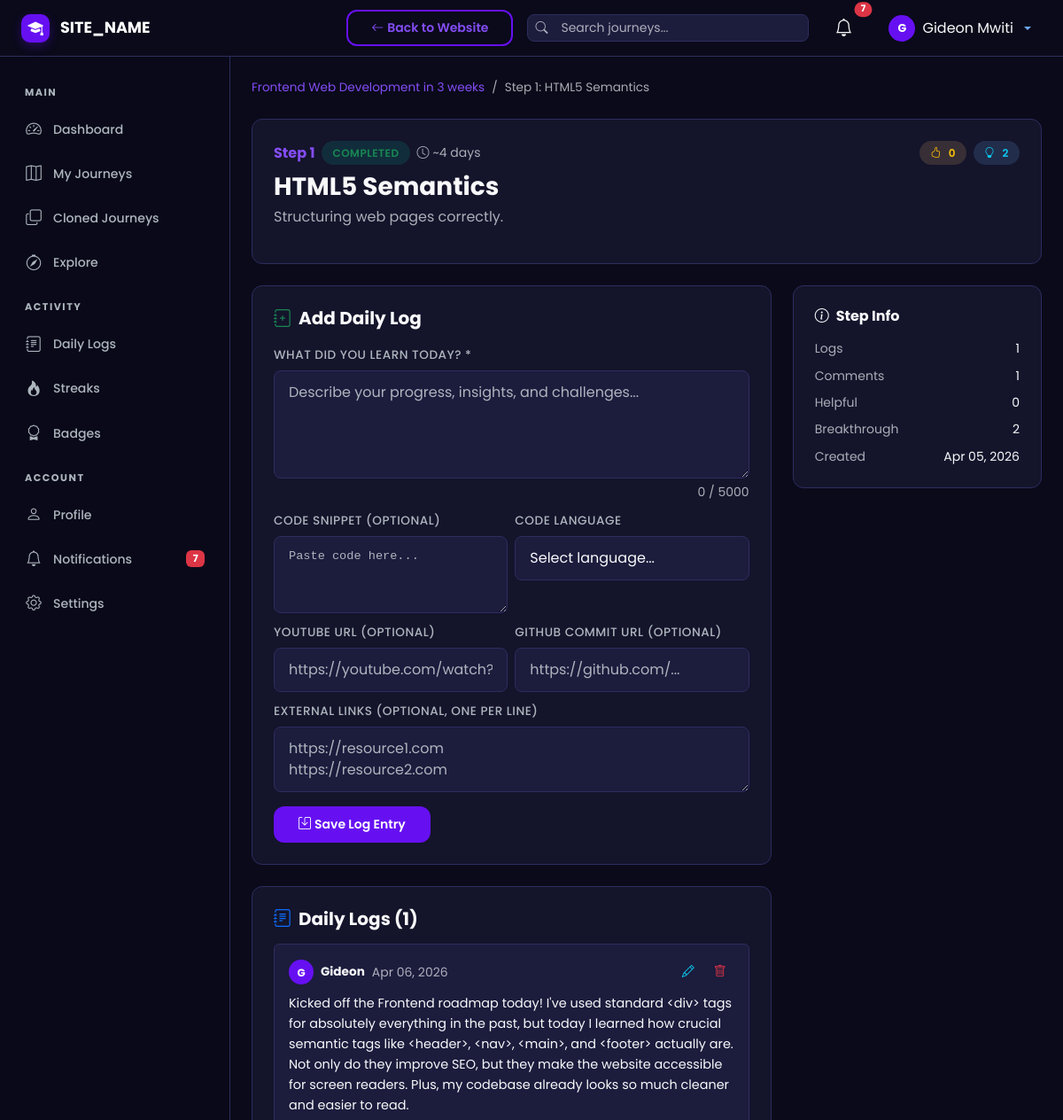
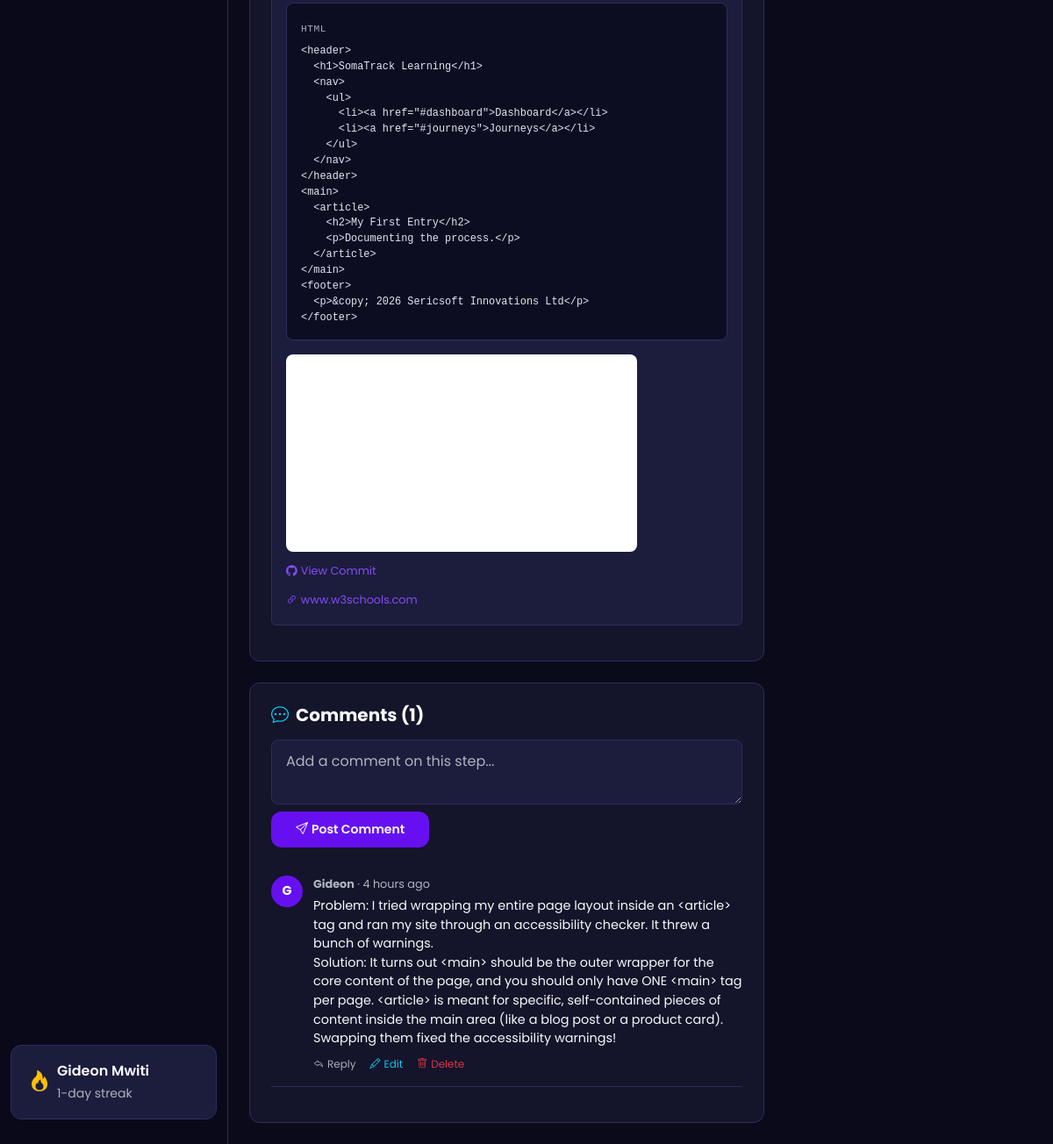
The page /journey/step.php?id=11 (signed in) on the database its author committed (2 pictures, top to bottom).
### tables this page shows
CREATE TABLE `steps` (
  `id` int UNSIGNED NOT NULL,
  `journey_id` int UNSIGNED NOT NULL,
  `step_number` int UNSIGNED NOT NULL,
  `title` varchar(255) NOT NULL,
  `description` text,
  `status` enum('pending','in_progress','completed') NOT NULL DEFAULT 'pending',
  `is_draft` tinyint(1) NOT NULL DEFAULT '0',
  `estimated_days` int UNSIGNED DEFAULT NULL,
  `created_at` datetime NOT NULL DEFAULT CURRENT_TIMESTAMP,
  `updated_at` datetime NOT NULL DEFAULT CURRENT_TIMESTAMP ON UPDATE CURRENT_TIMESTAMP
);

CREATE TABLE `journeys` (
  `id` int UNSIGNED NOT NULL,
  `user_id` int UNSIGNED NOT NULL,
  `title` varchar(255) NOT NULL,
  `slug` varchar(255) NOT NULL,
  `description` text,
  `category_id` int UNSIGNED DEFAULT NULL,
  `visibility` enum('public','private') NOT NULL DEFAULT 'public',
  `status` enum('active','completed','archived') NOT NULL DEFAULT 'active',
  `is_featured` tinyint(1) NOT NULL DEFAULT '0',
  `total_steps` int UNSIGNED NOT NULL DEFAULT '0',
  `completed_steps` int UNSIGNED NOT NULL DEFAULT '0',
  `clone_count` int UNSIGNED NOT NULL DEFAULT '0',
  `view_count` int UNSIGNED NOT NULL DEFAULT '0',
  `created_at` datetime NOT NULL DEFAULT CURRENT_TIMESTAMP,
  `updated_at` datetime NOT NULL DEFAULT CURRENT_TIMESTAMP ON UPDATE CURRENT_TIMESTAMP
);

CREATE TABLE `daily_logs` (
  `id` int UNSIGNED NOT NULL,
  `step_id` int UNSIGNED NOT NULL,
  `user_id` int UNSIGNED NOT NULL,
  `log_date` date NOT NULL,
  `content` text NOT NULL,
  `code_snippet` text,
  `code_language` varchar(50) DEFAULT NULL,
  `youtube_url` varchar(500) DEFAULT NULL,
  `external_links` json DEFAULT NULL,
  `github_commit_url` varchar(500) DEFAULT NULL,
  `wakatime_minutes` int UNSIGNED DEFAULT NULL,
  `created_at` datetime NOT NULL DEFAULT CURRENT_TIMESTAMP,
  `updated_at` datetime NOT NULL DEFAULT CURRENT_TIMESTAMP ON UPDATE CURRENT_TIMESTAMP
);

CREATE TABLE `users` (
  `id` int UNSIGNED NOT NULL,
  `username` varchar(50) NOT NULL,
  `email` varchar(255) NOT NULL,
  `password_hash` varchar(255) NOT NULL,
  `full_name` varchar(100) NOT NULL,
  `avatar` varchar(255) DEFAULT 'default-avatar.png',
  `bio` text,
  `role` enum('user','admin') NOT NULL DEFAULT 'user',
  `is_active` tinyint(1) NOT NULL DEFAULT '1',
  `current_streak` int UNSIGNED NOT NULL DEFAULT '0',
  `longest_streak` int UNSIGNED NOT NULL DEFAULT '0',
  `last_activity_date` date DEFAULT NULL,
  `created_at` datetime NOT NULL DEFAULT CURRENT_TIMESTAMP,
  `updated_at` datetime NOT NULL DEFAULT CURRENT_TIMESTAMP ON UPDATE CURRENT_TIMESTAMP
);

CREATE TABLE `step_comments` (
  `id` int UNSIGNED NOT NULL,
  `step_id` int UNSIGNED NOT NULL,
  `user_id` int UNSIGNED NOT NULL,
  `parent_id` int UNSIGNED DEFAULT NULL,
  `content` text NOT NULL,
  `is_deleted` tinyint(1) NOT NULL DEFAULT '0',
  `created_at` datetime NOT NULL DEFAULT CURRENT_TIMESTAMP,
  `updated_at` datetime NOT NULL DEFAULT CURRENT_TIMESTAMP ON UPDATE CURRENT_TIMESTAMP
);

### journey/step.php (the view, shortened to what the rows shown need)
<?php
require_once __DIR__ . '/../includes/session.php';
require_once __DIR__ . '/../includes/helpers.php';
$db = getDB();
$stepId = (int)$_GET['id'];
$stmt = $db->prepare("SELECT s.*, j.id AS journey_id, j.title AS journey_title, j.user_id AS journey_owner_id, j.visibility, u.username AS author
    FROM steps s
    JOIN journeys j ON s.journey_id = j.id
    JOIN users u ON j.user_id = u.id
    WHERE s.id = ?");
$stmt->execute([$stepId]);
$step = $stmt->fetch();
$isOwner = isLoggedIn() && getCurrentUserId() === (int)$step['journey_owner_id'];
$logsStmt = $db->prepare("SELECT dl.*, u.username, u.avatar FROM daily_logs dl JOIN users u ON dl.user_id = u.id WHERE dl.step_id = ? ORDER BY dl.log_date DESC");
$logsStmt->execute([$stepId]);
$logs = $logsStmt->fetchAll();
$commentsStmt = $db->prepare("SELECT sc.*, u.username, u.avatar FROM step_comments sc JOIN users u ON sc.user_id = u.id WHERE sc.step_id = ? AND sc.is_deleted = 0 ORDER BY sc.created_at ASC");
$commentsStmt->execute([$stepId]);
$allComments = $commentsStmt->fetchAll();
$comments = [];
$replies = [];
foreach ($allComments as $c) {
    if (!$c['parent_id']) {
        $comments[$c['id']] = $c;
        $comments[$c['id']]['replies'] = [];
    } else {
        $replies[] = $c;
    }
}
require_once __DIR__ . '/../includes/dashboard_header.php';
?>
<nav aria-label="breadcrumb" class="mb-4">
    <ol class="breadcrumb" style="font-size:0.85rem;">
        <li class="breadcrumb-item"><a href="<?= SITE_URL ?>/journey/view.php?id=<?= $step['journey_id'] ?>"><?= sanitize($step['journey_title']) ?></a></li>
        <li class="breadcrumb-item active">Step <?= $step['step_number'] ?>: <?= sanitize($step['title']) ?></li>
    </ol>
</nav>
<div class="st-card mb-4">
    <div class="d-flex align-items-start justify-content-between">
        <div>
            <div class="d-flex align-items-center gap-2 mb-2">
                <span class="fw-bold" style="color:var(--st-primary-light);">Step <?= $step['step_number'] ?></span>
                <?php $sb = ['pending'=>'st-badge-warning','in_progress'=>'st-badge-info','completed'=>'st-badge-success']; ?>
                <span class="st-badge <?= $sb[$step['status']] ?>"><?= ucfirst(str_replace('_',' ',$step['status'])) ?></span>
                <?php if ($step['estimated_days']): ?>
                    <small class="text-muted"><i class="bi bi-clock me-1"></i>~<?= $step['estimated_days'] ?> days</small>
                <?php endif; ?>
            </div>
            <h3 class="fw-bold mb-1"><?= sanitize($step['title']) ?></h3>
            <?php if ($step['description']): ?>
                <p class="text-muted"><?= nl2br(sanitize($step['description'])) ?></p>
            <?php endif; ?>
        </div>
    </div>
</div>
<div class="row g-4">
    <div class="col-lg-8">
        <div class="st-card mb-4">
            <?php if (empty($logs)): ?>
                <div class="st-empty-state py-3">
                    <i class="bi bi-journal d-block"></i>
                    <p class="text-muted">No logs recorded for this step yet.</p>
                </div>
            <?php else: ?>
                <?php foreach ($logs as $log): ?>
                <div class="p-3 mb-3 rounded" style="background:var(--st-dark-surface);border:1px solid var(--st-dark-border);">
                    <div class="d-flex align-items-center justify-content-between mb-2">
                        <div class="d-flex align-items-center gap-2">
                            <div class="st-avatar-initial" style="width:28px;height:28px;font-size:0.75rem;">
                                <?= strtoupper(substr(sanitize(ltrim(!empty($log['full_name']) ? $log['full_name'] : $log['username'], '@')), 0, 1)) ?>
                            </div>
                            <strong style="font-size:0.85rem;"><?= sanitize(ltrim($log['username'], '@')) ?></strong>
                            <small class="text-muted"><?= formatDate($log['log_date']) ?></small>
                        </div>
                        <?php if (isLoggedIn() && (int)$log['user_id'] === getCurrentUserId()): ?>
                            <div class="d-flex gap-1">
                                <a href="#" class="btn btn-sm btn-link text-info st-edit-log-btn"
                                   data-id="<?= $log['id'] ?>"
                                   data-content="<?= sanitize($log['content']) ?>"
                                   data-code="<?= sanitize($log['code_snippet'] ?? '') ?>"
                                   data-lang="<?= sanitize($log['code_language'] ?? '') ?>"
                                   data-youtube="<?= sanitize($log['youtube_url'] ?? '') ?>"
                                   data-github="<?= sanitize($log['github_commit_url'] ?? '') ?>"
                                   data-links="<?= sanitize(implode("\n", json_decode($log['external_links'] ?? '[]', true))) ?>">
                                    <i class="bi bi-pencil"></i>
                                </a>
                                <a href="<?= SITE_URL ?>/api/logs.php?action=delete&id=<?= $log['id'] ?>&token=<?= generateCSRFToken() ?>" class="btn btn-sm btn-link text-danger" onclick="return confirmDelete('Delete this log?')"><i class="bi bi-trash"></i></a>
                            </div>
                        <?php endif; ?>
                    </div>
                    <p class="mb-2" style="font-size:0.9rem;line-height:1.6;"><?= nl2br(sanitize($log['content'])) ?></p>
                    <?php if ($log['code_snippet']): ?>
                        <div class="st-code-block mb-3 position-relative group">
                            <div class="d-flex justify-content-between align-items-center mb-1">
                                <small class="text-muted" style="font-size:0.7rem;text-transform:uppercase;letter-spacing:0.5px;"><?= sanitize($log['code_language'] ?? 'code') ?></small>
                            </div>
                            <pre class="mb-0"><code><?= sanitize($log['code_snippet']) ?></code></pre>
                        </div>
                    <?php endif; ?>
                    <?php if ($log['youtube_url']): ?>
                        <?php
                        $ytUrl = $log['youtube_url'];
                        $ytId = '';
                        if (preg_match('%(?:youtube(?:-nocookie)?\.com/(?:[^/]+/.+/|(?:v|e(?:mbed)?)/|.*[?&]v=)|youtu\.be/)([^"&?/ ]{11})%i', $ytUrl, $match)) {
                            $ytId = $match[1];
                        }
                        if ($ytId):
                        ?>
                        <div class="ratio ratio-16x9 mb-2" style="max-width:400px;border-radius:var(--st-radius-sm);overflow:hidden;">
                            <iframe src="https://www.youtube.com/embed/<?= sanitize($ytId) ?>" allowfullscreen></iframe>
                        </div>
                        <?php else: ?>
                        <a href="<?= sanitize($ytUrl) ?>" target="_blank" class="d-inline-block mb-1 text-danger" style="font-size:0.8rem;"><i class="bi bi-youtube me-1"></i>View YouTube Resource</a><br>
                        <?php endif; ?>
                    <?php endif; ?>
                    <?php if ($log['github_commit_url']): ?>
                        <a href="<?= sanitize($log['github_commit_url']) ?>" target="_blank" class="d-inline-block mb-1" style="font-size:0.8rem;"><i class="bi bi-github me-1"></i>View Commit</a><br>
                    <?php endif; ?>
                    <?php
                    $links = json_decode($log['external_links'] ?? '[]', true);
                    if (!empty($links)):
                    ?>
                        <div class="mt-1">
                            <?php foreach ($links as $link): ?>
                                <a href="<?= sanitize($link) ?>" target="_blank" class="me-2" style="font-size:0.8rem;"><i class="bi bi-link-45deg me-1"></i><?= sanitize(parse_url($link, PHP_URL_HOST) ?: $link) ?></a>
                            <?php endforeach; ?>
                        </div>
                    <?php endif; ?>
                </div>
                <?php endforeach; ?>
            <?php endif; ?>
        </div>
        <div class="st-card">
            <?php if (empty($comments)): ?>
                <p class="text-muted" style="font-size:0.85rem;">No comments yet. Be the first to share your thoughts!</p>
            <?php else: ?>
                <?php foreach ($comments as $comment): ?>
                <div class="st-comment mb-3" id="comment-<?= $comment['id'] ?>">
                    <div class="st-avatar-initial" style="width:36px;height:36px;font-size:0.9rem;">
                        <?= strtoupper(substr(sanitize(ltrim(!empty($comment['full_name']) ? $comment['full_name'] : $comment['username'], '@')), 0, 1)) ?>
                    </div>
                    <div class="flex-grow-1">
                        <div class="st-comment-meta">
                            <strong><?= sanitize(ltrim($comment['username'], '@')) ?></strong> · <?= timeAgo($comment['created_at']) ?>
                        </div>
                        <div class="st-comment-body mb-2"><?= nl2br(sanitize($comment['content'])) ?></div>
                        <div class="d-flex align-items-center gap-3">
                            <?php if (isLoggedIn()): ?>
                                <a href="#" class="text-muted st-reply-toggle" data-id="<?= $comment['id'] ?>" style="font-size:0.75rem;"><i class="bi bi-reply me-1"></i>Reply</a>
                                <?php if ((int)$comment['user_id'] === getCurrentUserId()): ?>
                                    <a href="#" class="text-info st-edit-comment-btn" style="font-size:0.75rem;"
                                       data-id="<?= $comment['id'] ?>"
                                       data-content="<?= sanitize($comment['content']) ?>">
                                        <i class="bi bi-pencil me-1"></i>Edit
                                    </a>
                                <?php endif; ?>
                                <?php if ((int)$comment['user_id'] === getCurrentUserId() || $isOwner || isAdmin()): ?>
                                    <a href="<?= SITE_URL ?>/api/comments.php?action=delete&id=<?= $comment['id'] ?>&token=<?= generateCSRFToken() ?>" class="text-danger" style="font-size:0.75rem;" onclick="return confirmDelete('Delete this comment?')"><i class="bi bi-trash me-1"></i>Delete</a>
                                <?php endif; ?>
                            <?php endif; ?>
                        </div>
                    </div>
                </div>
                <?php endforeach; ?>
            <?php endif; ?>
        </div>
    </div>
    <div class="col-lg-4">
        <div class="st-card">
            <div class="d-flex justify-content-between"><small class="text-muted">Created</small><small><?= formatDate($step['created_at']) ?></small></div>
        </div>
    </div>
</div>
<?php require_once __DIR__ . '/../includes/dashboard_footer.php'; ?>

### includes/dashboard_header.php (shortened to what the rows shown need)
<?php
require_once __DIR__ . '/session.php';
require_once __DIR__ . '/helpers.php';
$currentUser = getCurrentUser();
?>
<!DOCTYPE html>
<html lang="en" data-bs-theme="dark">
<head>
    <link href="https://cdn.jsdelivr.net/npm/bootstrap@5.3.3/dist/css/bootstrap.min.css" rel="stylesheet">
    <link href="https://cdn.jsdelivr.net/npm/bootstrap-icons@1.11.3/font/bootstrap-icons.min.css" rel="stylesheet">
    <link href="<?= SITE_URL ?>/assets/css/style.css" rel="stylesheet">
    <link href="<?= SITE_URL ?>/assets/css/dashboard.css" rel="stylesheet">
</head>
<body class="dashboard-body">
<div class="st-wrapper">
    <nav class="st-sidebar" id="sidebar">
        <div class="st-sidebar-inner">
            <?php if ($currentUser['role'] !== 'admin'): ?>
                <?php $userStats = getUserStats($currentUser['id']); ?>
                <div class="st-streak-widget">
                    <div class="d-flex align-items-center">
                        <i class="bi bi-fire text-warning fs-4 me-2"></i>
                        <div>
                            <div class="fw-semibold"><?= sanitize($currentUser['full_name']) ?></div>
                            <small class="text-muted"><?= $userStats['current_streak'] ?>-day streak</small>
                        </div>
                    </div>
                </div>
            <?php endif; ?>
        </div>
    </nav>
    <main class="st-content">
        <div class="container-fluid p-4">

### rows shown on the page
steps: step_number "1", journey.title "Frontend Web Development in 3 weeks", title "HTML5 Semantics", status "COMPLETED", estimated_days "4", description "Structuring web pages correctly.", created_at "Apr 05, 2026"
daily_logs: user.username "G", user.username "Gideon", log_date "Apr 06, 2026", content "Kicked off the Frontend roadmap today! I've used standard <div> tags for absolutely everything in the past, but today I learned how crucial semantic tags like <header>, <nav>, <main>, and <footer> actually are. Not only do they improve SEO, but they make the website accessible for screen readers. Plus, my codebase already looks so much cleaner and easier to read.", code_language "HTML", code_snippet "<header> <h1>SomaTrack Learning</h1> <nav> <ul> <li><a href=\"#dashboard\">Dashboard</a></li> <li><a href=\"#journeys\">Journeys</a></li> </ul> </nav> </header> <main> <article> <h2>My First Entry</h2> <p>Documenting the process.</p> </article> </main> <footer> <p>&copy; 2026 Sericsoft Innovations Ltd</p> </footer>", external_links "www.w3schools.com"
step_comments: user.username "G", user.username "Gideon", created_at.estimated_days "4 hours ago", content "Problem: I tried wrapping my entire page layout inside an <article> tag and ran my site through an accessibility checker. It threw a bunch of warnings. Solution: It turns out <main> should be the outer wrapper for the core content of the page, and you should only have ONE <main> tag per page. <article> is meant for specific, self-contained pieces of content inside the main area (like a blog post or a product card). Swapping them fixed the accessibility warnings!"

### other values the page prints
SITE_NAME "SITE_NAME"
$notifCount "7"
$currentUser['full_name'] "Gideon Mwiti"
$ahaVotes['helpful'] "0"
$ahaVotes['breakthrough'] "2"
count($logs) "1"
count($comments) "1"
